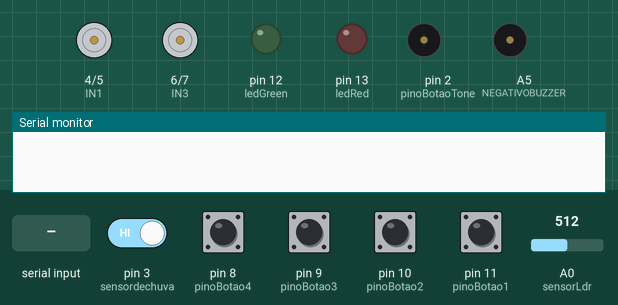
This sketch was run on a simulated Arduino Uno, built with avr-gcc and run on an emulated ATmega328P. Parts: motor-driver pin pairs drawn as motors (green arrow = first pin HIGH = forward, orange = second pin HIGH = backward, longer = more drive), output pins drawn as LEDs (lit = HIGH), buzzer (waves = sounding, pin HIGH), the last lines printed to the serial monitor. Dashed ring = blinking. The inputs (shaded band) are chosen by the test bench; at power-on: pin 3 (sensordechuva) HIGH, pin 8 (pinoBotao4), pin 9 (pinoBotao3), pin 10 (pinoBotao2), pin 11 (pinoBotao1) LOW, A0 (sensorLdr) = 512.

Above: at 1.6 s.
1.7 s: "esq h" received over Serial
At 1.92 s:
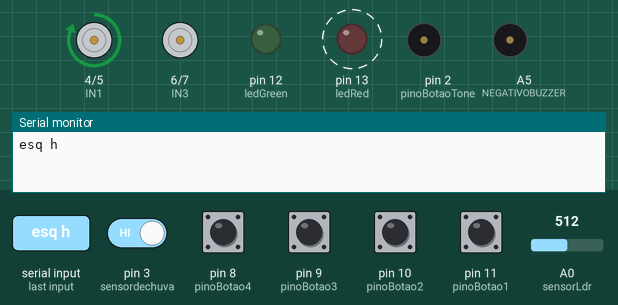
4.7 s: pin 11 (pinoBotao1) pulled HIGH for 0.15 s
At 4.78 s:
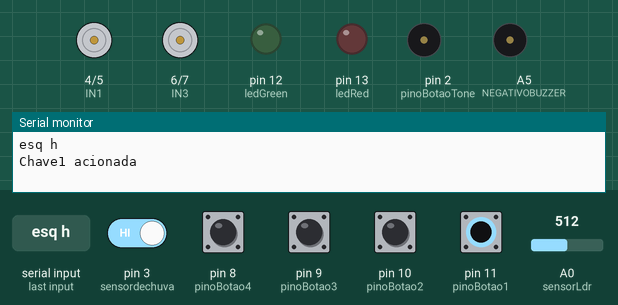
7.7 s: "esq a" received over Serial
At 8.02 s:
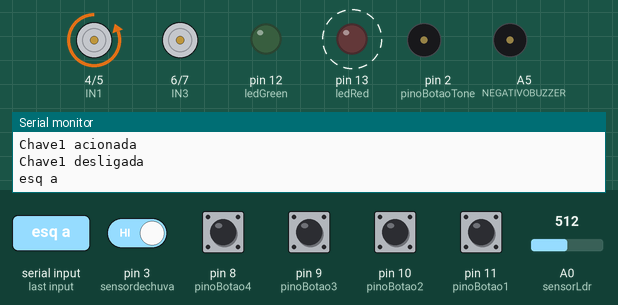
10.7 s: "esq p" received over Serial
At 10.7 s:
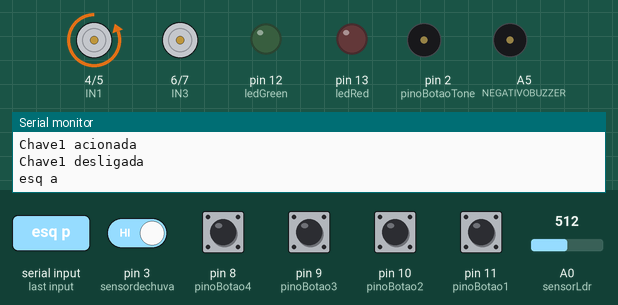
13.7 s: pin 3 (sensordechuva) driven LOW
At 14.24 s:
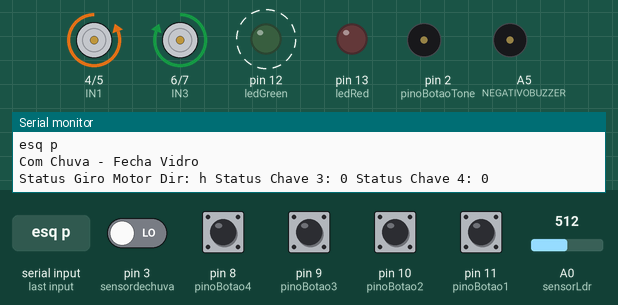
16.7 s: pin 9 (pinoBotao3) pulled HIGH for 1 s
At 17.85 s:
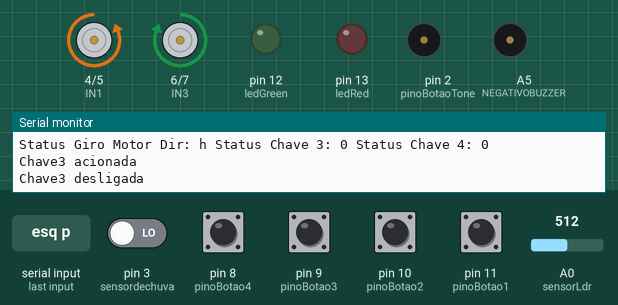
Timing chart, 0 to 20.7 s (numbered marks = the images above; inputs shaded):
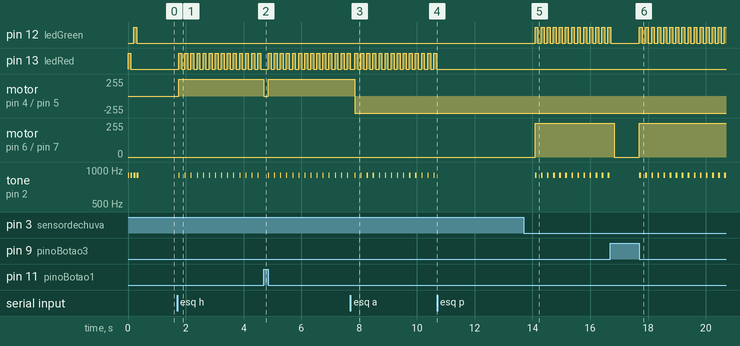

The sketch:

Janela_Automatica_v_2_1.ino
```cpp
/*
//Programa : Controle de Janela de 2 folhas

Sensor Ldr: Quando esta de dia, janela de aluminio abre e quando escurece janela de aluminio fecha.
setLimiteDelayLdr = variavel que determina tempo do delay para inicio da ação

Sensor Chuva: Quando chove, janela de vidro fecha e quando para de chover janela de vidro abre.
setLimiteDelayChuva = variavel que determina tempo do delay para inicio da ação

Autor : Marco Romero
*/


int ledRed = 13;
int ledGreen = 12;

byte pinoBotaoTone = 2;//
int NEGATIVOBUZZER = A5;

//Definicoes pinos Arduino ligados a entrada da Ponte H
int IN1 = 4;
int IN2 = 5;
int IN3 = 6;
int IN4 = 7;

// Definiçõe Ldr
int sensorLdr = 0;//
int valorSensorLdr = 0;
int timeOffDelayLdr = 0;
int setLimiteDelayLdr = 1000;

//Definiçõe sensor de chuva
int sensordechuva = 3;
int timeOffDelayChuva = 0;
int setLimiteDelayChuva = 500;

//bt
byte pinoBotao1 = 11;
byte pinoBotao2 = 10;
byte pinoBotao3 = 9;
byte pinoBotao4 = 8;

int statusChave1;
int statusChave2;
int statusChave3;
int statusChave4;
//----------------------------

/// Variaveis de controle

int mostrasensorLdr;
int mostrasensorChuva;

String statusEsq = "p";
String statusDir = "p";
String statusEsq_Db;
String statusDir_Db;
String cmd = "";


void setup()
{
  Serial.begin(9600);

  pinMode(NEGATIVOBUZZER, OUTPUT);

  pinMode(ledRed, OUTPUT);
  pinMode(ledGreen, OUTPUT);


  //Define os pinos ponte H como saida
  pinMode(IN1, OUTPUT);
  pinMode(IN2, OUTPUT);
  pinMode(IN3, OUTPUT);
  pinMode(IN4, OUTPUT);

  //Define sensor de chuva como entrada
  pinMode(sensordechuva,INPUT);


  //Define o pino como entrada (Pino do botao)
  pinMode(pinoBotao1, INPUT);//bt1
  pinMode(pinoBotao2, INPUT);//bt2
  pinMode(pinoBotao3, INPUT);//bt3
  pinMode(pinoBotao4, INPUT);//bt4


  digitalWrite(ledRed, HIGH);   // turn the LED on (HIGH is the voltage level)
  tone(pinoBotaoTone,900,20); //aqui sai o som
  delay(100);               // wait for a second
  digitalWrite(ledRed, LOW);    // turn the LED off by making the voltage LOW
  tone(pinoBotaoTone,900,40); //aqui sai o som
  delay(100);

  digitalWrite(ledGreen, HIGH);   // turn the LED on (HIGH is the voltage level)
  tone(pinoBotaoTone,900,60); //aqui sai o som
  delay(100);               // wait for a second
  digitalWrite(ledGreen, LOW);    // turn the LED off by making the voltage LOW
  tone(pinoBotaoTone,900,80); //aqui sai o som
  delay(100);


}

void loop()
{

  /////// RECEBE SERIAL //-----------------------------------------------------------------------------------------------------------
  if(Serial.available() > 0) // serial pc
  {
    while(Serial.available() > 0)
    {
      cmd += char(Serial.read());
      delay(10);
    }
    Serial.println(cmd);
  }

  if (cmd.length() >0) {
    if(cmd == "ldr on") { mostrasensorLdr = 1;}
    if(cmd == "ldr off"){ mostrasensorLdr = 0;}
    if(cmd == "esq h"){ statusEsq = "h";}
    if(cmd == "esq a") { statusEsq = "a";}
    if(cmd == "esq p"){ statusEsq = "p";}
    if(cmd == "dir h"){ statusDir = "h";}
    if(cmd == "dir a") { statusDir = "a";}
    if(cmd == "dir p"){ statusDir = "p";}
    cmd = "";
  }

  botoes();
  sensorLuz();
  sensorChuva();

  if(statusEsq == "h" && statusChave1 == 0 && statusChave2 == 0){
    giraEsquedoHorario();
  }else if(statusEsq == "h" && statusChave1 == 1 && statusChave2 == 0){
    paraEsquerdo();
  };

  if(statusEsq == "a" && statusChave1 == 0 && statusChave2 == 0){
    giraEsquedoAntiHorario();
  }else if(statusEsq == "a" && statusChave1 == 0 && statusChave2 == 1){
    paraEsquerdo();
  };


  if(statusDir == "h" && statusChave3 == 0 && statusChave4 == 0){
    giraDireitoHorario();
  }else if(statusDir == "h" && statusChave3 == 1 && statusChave4 == 0){
    paraDireito();
  };

  if(statusDir == "a" && statusChave3 == 0 && statusChave4 == 0){
    giraDireitoAntiHorario();
  }else if(statusDir == "a" && statusChave3 == 0 && statusChave4 == 1){
    paraDireito();
  };
  delay(10);
}//------------------------------------- fim loop


//////////////////////////////////////////////////////////////////////////////////////////////////
void giraEsquedoHorario()
{
  digitalWrite(IN1, HIGH);
  digitalWrite(IN2, LOW);
  digitalWrite(ledRed, HIGH);   // turn the LED on (HIGH is the voltage level)
  tone(pinoBotaoTone,900,20); //aqui sai o som
  delay(100);               // wait for a second
  digitalWrite(ledRed, LOW);    // turn the LED off by making the voltage LOW
  delay(100);


}

void giraEsquedoAntiHorario()
{
  digitalWrite(IN1, LOW);
  digitalWrite(IN2, HIGH);
  tone(pinoBotaoTone,900,40); //aqui sai o som
  digitalWrite(ledRed, HIGH);   // turn the LED on (HIGH is the voltage level)
  delay(100);               // wait for a second
  digitalWrite(ledRed, LOW);    // turn the LED off by making the voltage LOW
  delay(100);
}

void paraEsquerdo()
{
  digitalWrite(IN1, HIGH);
  digitalWrite(IN2, HIGH);
}


//////////////////////////////////////////////////////////////////////////////////////////////////
void giraDireitoHorario()
{
  digitalWrite(IN3, HIGH);
  digitalWrite(IN4, LOW);
  tone(pinoBotaoTone,900,60); //aqui sai o som
  digitalWrite(ledGreen, HIGH);   // turn the LED on (HIGH is the voltage level)
  delay(100);               // wait for a second
  digitalWrite(ledGreen, LOW);    // turn the LED off by making the voltage LOW
  delay(100);
}

void giraDireitoAntiHorario()
{
  digitalWrite(IN3, LOW);
  digitalWrite(IN4, HIGH);
  tone(pinoBotaoTone,900,80); //aqui sai o som
  digitalWrite(ledGreen, HIGH);   // turn the LED on (HIGH is the voltage level)
  delay(100);               // wait for a second
  digitalWrite(ledGreen, LOW);    // turn the LED off by making the voltage LOW
  delay(100);
}

void paraDireito()
{
  digitalWrite(IN3, HIGH);
  digitalWrite(IN4, HIGH);
}


//////////////////////////////////////////////////////////////////////////////////////////////////


void sensorLuz()
{
  int valorSensorLdr = analogRead(sensorLdr);
  if(valorSensorLdr > 500){

       if(statusEsq_Db != "h"){
         statusEsq_Db = "h";
         timeOffDelayLdr = 0;
       }else{


         if(timeOffDelayLdr > setLimiteDelayLdr){
           if(statusEsq != "h"){
             statusEsq = "h";
               statusChave2 = 0;
               Serial.println("Dia - Abre Aluminio");
               Serial.print("Status Giro Motor Esq: ");
               Serial.print(statusEsq);
               Serial.print(" Status Chave 1: ");
               Serial.print(statusChave1);
               Serial.print(" Status Chave 2: ");
               Serial.println(statusChave2);
           }
           timeOffDelayLdr = 0;
         }
         timeOffDelayLdr++;
       }

 }else if(valorSensorLdr < 500){

     if(statusEsq_Db != "a"){
       statusEsq_Db = "a";
       timeOffDelayLdr = 0;
     }else{
       if(timeOffDelayLdr > setLimiteDelayLdr){
         if(statusEsq != "a"){
           statusEsq = "a";
           statusChave1 = 0;
           Serial.println("Noite - Fecha Aluminio");
           Serial.print("Status Giro Motor Esq: ");
           Serial.print(statusEsq);
           Serial.print(" Status Chave 1: ");
           Serial.print(statusChave1);
           Serial.print(" Status Chave 2: ");
           Serial.println(statusChave2);
         }
         timeOffDelayLdr = 0;
     }
     timeOffDelayLdr++;
   }

 }
  //Exibindo o valor do sensor no serial monitor.
  if(mostrasensorLdr == 1){
    Serial.print("LDR - Motor Esq: ");
    Serial.print(valorSensorLdr);
    Serial.print(" - ");
    Serial.print(statusEsq);
    Serial.print(" - ");
    Serial.print(statusEsq_Db);
    Serial.print(" - ");
    Serial.println(timeOffDelayLdr);
  }


}

//-----------------------------------------------------------------------------------------------------------------------------


void sensorChuva()
{
  if(digitalRead(sensordechuva) == 0)
  {
    if(timeOffDelayChuva > setLimiteDelayChuva){
      if(statusDir != "h"){
        statusDir = "h";
        statusChave4 = 0;
        Serial.println("Com Chuva - Fecha Vidro");
        Serial.print("Status Giro Motor Dir: ");
        Serial.print(statusDir);
        Serial.print(" Status Chave 3: ");
        Serial.print(statusChave3);
        Serial.print(" Status Chave 4: ");
        Serial.println(statusChave4);
      }
      timeOffDelayChuva = 0;
    }
    timeOffDelayChuva++;
  }
  else if(digitalRead(sensordechuva) == 1)
  {
    if(timeOffDelayChuva > setLimiteDelayChuva){
      if(statusDir != "a"){
        statusDir = "a";
        statusChave3 = 0;
        Serial.println("Sem Chuva - Abre Vidro");
        Serial.print("Status Giro Motor Dir: ");
        Serial.print(statusDir);
        Serial.print(" Status Chave 3: ");
        Serial.print(statusChave3);
        Serial.print(" Status Chave 4: ");
        Serial.println(statusChave4);
      }
      timeOffDelayChuva = 0;
    }
    timeOffDelayChuva++;

  }

  if(mostrasensorChuva == 1){
    Serial.print("Chuva - Motor Dir: ");
    Serial.println(sensordechuva);
  }
}


void botoes()
{
 if (digitalRead(pinoBotao1) == HIGH)
  {
    if(statusChave1 != 1){
      statusEsq == "p";
      Serial.println("Chave1 acionada");
      statusChave1  = 1;
    }
  }else if (digitalRead(pinoBotao1) == LOW) {
    if(statusChave1 != 0){
      Serial.println("Chave1 desligada");
      statusChave1  = 0;
    }
  }

  if (digitalRead(pinoBotao2) == HIGH)
  {
    if(statusChave2 != 1){
      statusEsq == "p";
      Serial.println("Chave2 acionada");
      statusChave2  = 1;
    }
  }else if (digitalRead(pinoBotao2) == LOW) {
    if(statusChave2 != 0){
      Serial.println("Chave2 desligada");
      statusChave2  = 0;
    }
  }

  if (digitalRead(pinoBotao3) == HIGH)
  {
    if(statusChave3 != 1){
      statusEsq == "p";
      Serial.println("Chave3 acionada");
      statusChave3  = 1;
    }
  }else if (digitalRead(pinoBotao3) == LOW) {
    if(statusChave3 != 0){
      Serial.println("Chave3 desligada");
      statusChave3  = 0;
    }
  }

  if (digitalRead(pinoBotao4) == HIGH)
  {
    if(statusChave4 != 1){
      statusEsq == "p";
      Serial.println("Chave4 acionada");
      statusChave4  = 1;
    }
  }else if (digitalRead(pinoBotao4) == LOW) {
    if(statusChave4 != 0){
      Serial.println("Chave4 desligada");
      statusChave4  = 0;
    }
  }
}
```

Measured:
- after the input at 1.7 s, pin 13 (ledRed): alternates HIGH for 0.10 s and LOW for 0.11 s, starting after 0.06 s; motor on pin 4 (IN1) / pin 5 (IN2): stopped → forward 255/255 after 0.06 s; tone on pin 2 (pinoBotaoTone): alternates 900 Hz for 0.02 s and silent for 0.19 s, starting after 0.06 s
- after the input at 4.7 s, motor on pin 4 (IN1) / pin 5 (IN2): forward 255/255 → stopped at once, → forward 255/255 0.15 s later
- after the input at 7.7 s, motor on pin 4 (IN1) / pin 5 (IN2): forward 255/255 → backward 255/255 after 0.15 s
- after the input at 10.7 s, pin 13 (ledRed): stops changing and stays LOW; tone on pin 2 (pinoBotaoTone): stops changing and stays silent
- after the input at 13.7 s, motor on pin 6 (IN3) / pin 7 (IN4): stopped → forward 255/255 after 0.39 s
- after the input at 16.7 s, motor on pin 6 (IN3) / pin 7 (IN4): forward 255/255 → stopped after 0.12 s, → forward 255/255 0.88 s later
- by itself, pin 12 (ledGreen): repeats every 0.21 s: HIGH 0.10 s, LOW 0.11 s
